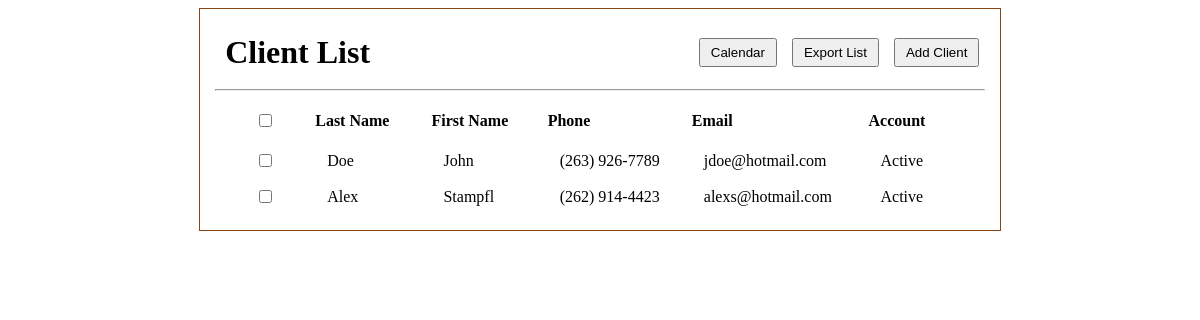
Before: / with the older database file.
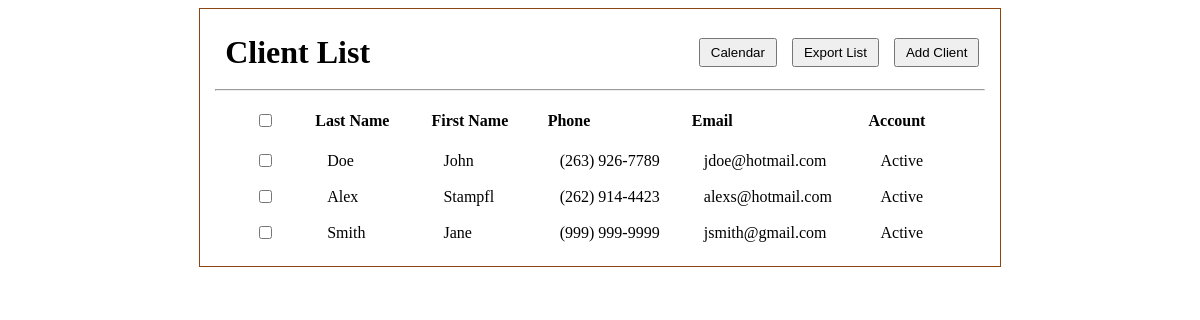
After: the same page with the newer database file.
### tables this page shows
CREATE TABLE clients (
              id INTEGER PRIMARY KEY AUTOINCREMENT,
              first_name TEXT,
              last_name TEXT,
              phone TEXT,
              email TEXT,
              status TEXT
            );

### app.py (the view)
@app.route('/') # Defines the home route(/), # A decoraor to route URL, '/' means the root URL
def index(): # Creates a function bound with '/' route
    conn = sqlite3.connect(DB_PATH)
    c = conn.cursor()
    c.execute('SELECT * FROM clients')
    clients = c.fetchall()
    conn.close()
    return render_template('client_list.html', clients=clients)

### templates/client_list.html (shortened to what this page needs)
<!DOCTYPE html>
<html lang="en">
<head>
     <link rel="stylesheet" href="{{ url_for('static', filename = 'main.css') }}">
</head>
<body>
    <div id="client_list">
            <div class="header-row">
                <h1 id="client_list_h1">Client List</h1>
                <div class="header-buttons">
                    <button id="go_to_calendar">Calendar</button>
                    <button id="export_client_list">Export List</button>
                    <button id="add_client">Add Client</button>
                </div>
            </div>
        <hr>
        <table>
            <thead>
                <tr>
                    <th><input type="checkbox"></th>
                    <th>Last Name</th>
                    <th>First Name</th>
                    <th>Phone</th>
                    <th>Email</th>
                    <th>Account</th>
                </tr>
            </thead>
            <tbody id="clientTableBody">
                {% for client in clients %}
                <tr>
                    <td><input type="checkbox"></td>
                    <td>{{ client[1] }}</td>
                    <td>{{ client[2] }}</td>
                    <td>{{ client[3] }}</td>
                    <td>{{ client[4] }}</td>
                    <td>Active</td>
                </tr>
                {% endfor %}
            </tbody>
        </table>
    </div>
</body>
</html>

### static/main.css (style rules this page uses)
#client_list { text-align: center; max-width: 65%; top: 10%; left: 50%; border: 1px solid saddlebrown; height: 100%; margin: 0 auto; padding: 15px; }
table { border-collapse: collapse; width: 100%; }
th, td { padding: 8px 12px; text-align: left; }
#client_list table th:first-child, #client_list table td:first-child { width: 40px; text-align: center; }
table th { padding: 12px 0px 12px 0px; margin: 0 auto; min-width: 100px; text-align: left; }
.header-row { display: flex; justify-content: space-between; align-items: center; width: 98%; padding: 10px; }
.header-buttons { display: flex; gap: 15px; }
#client_list_h1 { display: inline-flex; margin: 0; }
#add_client { padding: 5px 10px; }
#go_to_calendar { padding: 5px 10px; }
#export_client_list { padding: 5px 10px; }

Changed rows visible on the page:
added clients: first_name "Smith", last_name "Jane", phone "(999) 999-9999", email "jsmith@gmail.com"
